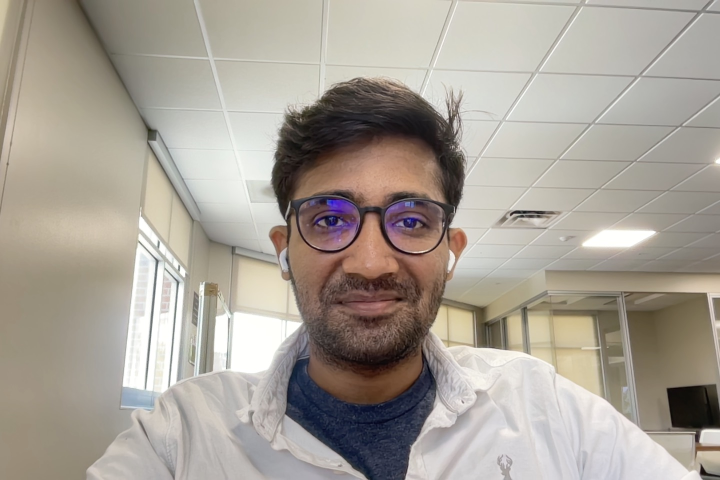
#> input picture Family/known/Abhi.jpg, 1440 x 960 px, given in place of the camera (shown at 1/2 size)
$ python 09ObjectTracking_Contour.py
#> lines starting #> are read from the running program, lines starting #| are printed output that depends on the picture; after the words box and inside, x2 and y2 are one past the last pixel; in counts of white or black regions, pixels touching at a corner belong together
import cv2
import numpy as np

class TrackbarHandler:
    def __init__(self):
        self.hue_low = 82
        self.hue_high = 125
        self.sat_low = 128
        self.sat_high = 243
        self.val_low = 154
        self.val_high = 251

    def on_hue_low(self, val):
        self.hue_low = val
        print('Hue Low', self.hue_low)

    def on_hue_high(self, val):
        self.hue_high = val
        print('Hue High', self.hue_high)

    def on_sat_low(self, val):
        self.sat_low = val
        print('Saturation Low', self.sat_low)

    def on_sat_high(self, val):
        self.sat_high = val
        print('Saturation High', self.sat_high)

    def on_val_low(self, val):
        self.val_low = val
        print('Value Low', self.val_low)

    def on_val_high(self, val):
        self.val_high = val
        print('Value High', self.val_high)

def initialize_trackbars(trackbar_handler):
    cv2.namedWindow('MyTrackbar')
    cv2.imshow('MyTrackbar', np.zeros((1, 1)))
    cv2.moveWindow('MyTrackbar', 2*(width+5), 0)

    cv2.createTrackbar('Hue Low', 'MyTrackbar', 82, 179, trackbar_handler.on_hue_low)
    cv2.createTrackbar('Hue High', 'MyTrackbar', 125, 179, trackbar_handler.on_hue_high)
    cv2.createTrackbar('Sat Low', 'MyTrackbar', 128, 255, trackbar_handler.on_sat_low)
    cv2.createTrackbar('Sat High', 'MyTrackbar', 243, 255, trackbar_handler.on_sat_high)
    cv2.createTrackbar('Val Low', 'MyTrackbar', 154, 255, trackbar_handler.on_val_low)
    cv2.createTrackbar('Val High', 'MyTrackbar', 251, 255, trackbar_handler.on_val_high)

def main():
    trackbar_handler = TrackbarHandler()

    # webcam settings
    cam = cv2.VideoCapture(0)
    if not cam.isOpened():
        raise IOError("Cannot open webcam")
    global width, height
    width, height = 640, 480
    cam.set(cv2.CAP_PROP_FRAME_WIDTH, width)
    cam.set(cv2.CAP_PROP_FRAME_HEIGHT, height)
    cam.set(cv2.CAP_PROP_FPS, 30)
    cam.set(cv2.CAP_PROP_FOURCC, cv2.VideoWriter_fourcc(*'MJPG'))

    initialize_trackbars(trackbar_handler)

    # Main loop
    while True:
        #to read a frame and flip it
        ret, flipped_frame = cam.read()
#> flipped_frame is the input picture: shape (960, 1440, 3); mean B, G, R 150.6, 160.2, 167.4
        frame = cv2.flip(flipped_frame, 1)
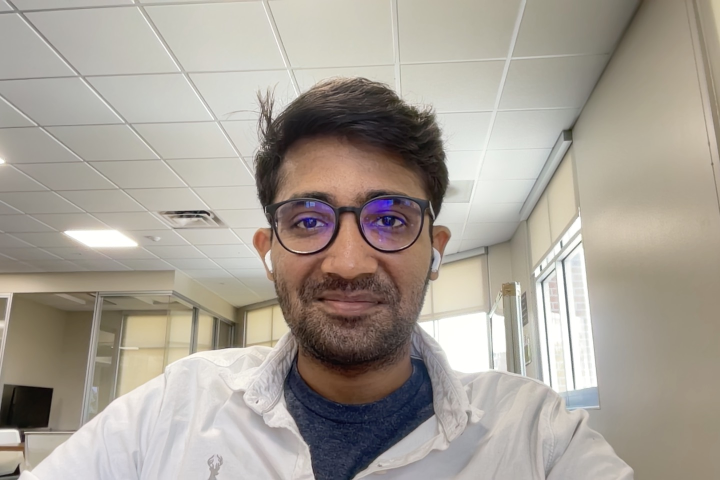
#> frame: shape (960, 1440, 3) (shown at 1/2 size); mean B, G, R 150.6, 160.2, 167.4

        if not ret:
            break

        HSV_frame = cv2.cvtColor(frame, cv2.COLOR_BGR2HSV)
#> HSV_frame: shape (960, 1440, 3); mean H, S, V 33.8, 36, 168.6

        # define color bounds and create mask and Countours to isolate objects of specified color
        lower_bound = np.array([trackbar_handler.hue_low, trackbar_handler.sat_low, trackbar_handler.val_low])
        upper_bound = np.array([trackbar_handler.hue_high, trackbar_handler.sat_high, trackbar_handler.val_high])

        mask = cv2.inRange(HSV_frame, lower_bound, upper_bound)
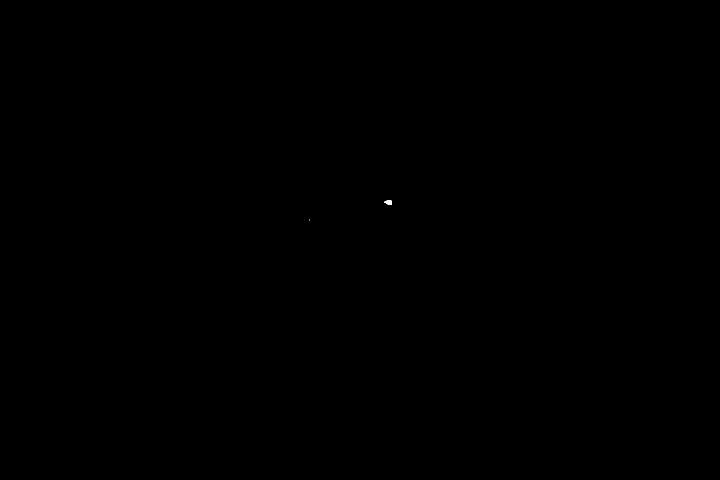
#> mask: shape (960, 1440) (shown at 1/2 size); 0.01% white; 2 white regions (1 under 20 px)
        contours,_=cv2.findContours(mask,cv2.RETR_EXTERNAL,cv2.CHAIN_APPROX_SIMPLE)
#> contours = 2 contours, 1 with area under 20; largest, box (x1, y1, x2, y2) and area: (768, 400, 784, 410) 92
        contours = sorted(contours, key=lambda x:cv2.contourArea(x), reverse=True)

        for contour in contours:
            area = cv2.contourArea(contour)
            (x,y,w,h) = cv2.boundingRect(contour)
            if area > 50:
                cv2.rectangle(frame,(x,y), (x+w, y+h), (255,0,0), 3)
#> this loop made 2 passes
#> (area, x, y, w, h) on pass 1: (92, 768, 400, 16, 10)
#> frame: shape (960, 1440, 3); 0.02% of pixels changed, all inside (x1, y1, x2, y2) = (766, 398, 787, 413)
        # apply mask to original frame to isolate object of interest
        object_of_interest = cv2.bitwise_and(frame, frame, mask=mask)

        # display the mask, object of interest, and the original frame
        cv2.imshow('frame01', frame)
        cv2.moveWindow('frame01', 0, -100)
        cv2.imshow('myMask', mask)
        cv2.moveWindow('myMask', width, -100)
        cv2.imshow('Object found', object_of_interest)
        cv2.moveWindow('Object found', width, 110)

        # exit program on 'q' key press
        if cv2.waitKey(1) & 0xFF == ord('q'):
#> (key q is pressed here)
            break

    # clean up
    cam.release()
    cv2.destroyAllWindows()

if __name__ == "__main__":
    main()
